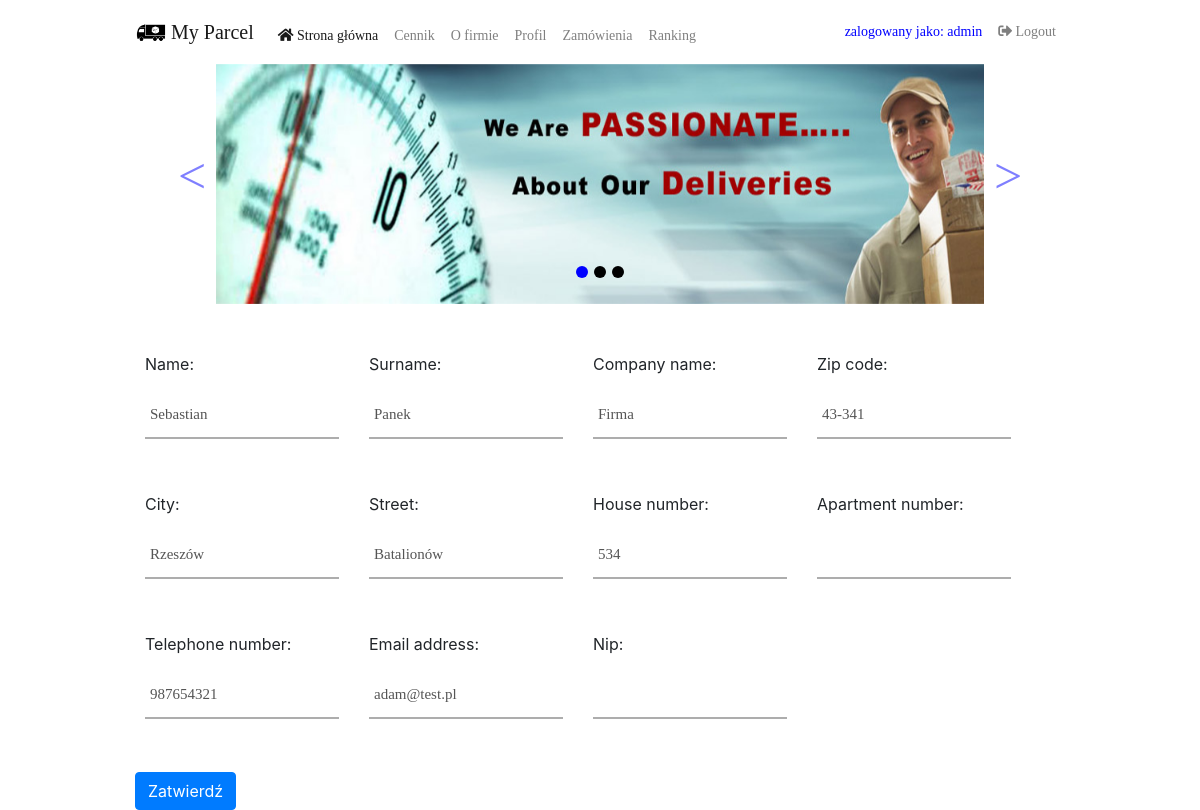
Screenshot of /profile-address/166/update/ (signed in) with the database file from the repository.
### order/models.py (models this page shows, shortened)
class Address(models.Model):
    name = models.CharField(max_length=90, validators=[name_validator()])
    surname = models.CharField(max_length=90, validators=[name_validator()])
    company_name = models.CharField(max_length=500, blank=True)  # isOptional
    zip_code = models.CharField(max_length=6, validators=[zip_code_validator()])  # Poland only
    city = models.CharField(max_length=350, validators=[name_validator()])
    street = models.CharField(max_length=350)
    house_number = models.IntegerField(validators=[MinValueValidator(0)])
    apartment_number = models.IntegerField(null=True, blank=True, validators=[MinValueValidator(0)])  # isOptional
    telephone_number = models.CharField(max_length=20, validators=[MinLengthValidator(9)])  # !!! READ DOC !!!
    email_address = models.EmailField(max_length=250)
    nip = models.CharField(null=True, blank=True, max_length=10,
                           validators=[MinLengthValidator(10), MaxLengthValidator(10)])  # !!! READ DOC !!!

### order/views.py (the view)
# urls.py: path('profile-address/<pk>/update/', views.ProfileAddressUpdateView.as_view(), name='profile_address_update'),
class ProfileAddressUpdateView(generic.UpdateView):
    template_name = 'order/create_profile_address.html'
    model = Address
    form_class = AddressForm
    success_url = reverse_lazy('order:profile')
    def dispatch(self, request, *args, **kwargs):
        if self.request.user.is_authenticated:
            get_profile = Profile.objects.get(user_id=self.request.user.id)
            obj = self.get_object()
            if obj.id != get_profile.address_id:
                return redirect('order:profile')
            return super(ProfileAddressUpdateView, self).dispatch(request, *args, **kwargs)
        return redirect('order:index')

### order/forms.py
class AddressForm(forms.ModelForm):
    class Meta:
        model = Address
        fields = '__all__'

### order/templates/order/create_profile_address.html (shortened to what this page needs)
{% extends 'order/base.html' %}
{% block body %}
    <br><br>
      <div class="container-fluid">
        <div class="row">
            <div class="col-lg-12">
                <div class="panel panel-default">
                    <div class="panel-body">
                        <form class="form-horizontal" action="" method="post" enctype="multipart/form-data">
                            <div class="form-row">
                                {% load widget_tweaks %}
                                {% for field in form %}
                                    <div class="form-group">
                                        <label class="control-label col-lg-12 col-sm-2"> {{ field.label_tag }}</label>
                                        <div class="col-lg-12 col-sm-10">
                                                   <div class="wrap-inputPaka">
                                            {{ field|add_class:"inputPaka" }}
											       <span class="focus-inputPaka" data-placeholder=""></span>
												   </div>
											</div>
											</div>
                                {% endfor %}
                            </div>
                            <button class="btn btn-primary" type="submit">Zatwierdź</button>
                        </form>
                    </div>
                </div>
            </div>
        </div>
    </div>
{% endblock %}

### order/templates/order/base.html (shortened to what this page needs)
<!DOCTYPE html>
<html lang="pl">
<head>
    {% load staticfiles %}
    <link rel="stylesheet" href="https://stackpath.bootstrapcdn.com/bootstrap/4.1.3/css/bootstrap.min.css"
>
    <link rel="stylesheet" href="https://use.fontawesome.com/releases/v5.5.0/css/all.css"
>
    <link rel="stylesheet" type="text/css" href="{% static 'order/style.css' %}"/>
</head>
<body>
<div class="container">
    <nav class="navbar navbar-expand-lg navbar-light" style="background-color: #ffffff;">
        <a class="navbar-brand" href="{% url 'order:index' %}">
            <img src="{% static 'order/images/logo.png' %}" width="30" height="30" class="d-inline-block align-top"
                 alt="">
            My Parcel</a>
        <div class="collapse navbar-collapse" id="navbarTogglerDemo03">
            <ul class="navbar-nav mr-auto mt-2 mt-lg-2">
                <li class="nav-item active">
                    <a class="nav-link" href="{% url 'order:index' %}"><i class="fas fa-home"></i> Strona główna </a>
                </li>
                <li class="nav-item">
                    <a class="nav-link" href="{% url 'order:pricing' %}">Cennik</a>
                </li>
                <li class="nav-item">
                    <a class="nav-link" href="{% url 'order:about' %}">O firmie</a>
                </li>
                {% if user.is_authenticated %}
                    <li class="nav-item">
                        <a class="nav-link" href="{% url 'order:profile' %}">Profil</a>
                    </li>
                    <li class="nav-item">
                        <a class="nav-link" href="{% url 'order:orders' %}">Zamówienia</a>
                    </li>
                {% endif %}
                <li class="nav-item">
                    <a class="nav-link" href="{% url 'order:ranking' %}">Ranking</a>
                </li>
            </ul>
            <ul class="navbar-nav ml-auto">
                <li class="nav-item">
                    {% if user.is_authenticated %}
                        <a class="nav-link" href="#"> <span
                                style="color: blue">zalogowany jako: {{ user.username }}</span></a>
                    {% endif %}
                </li>
                <li class="nav-item">
                    {% if user.is_authenticated %}
                        <a class="nav-link" href="{% url 'order:logout' %}"><span><i
                                class="fa fa-sign-out-alt"></i></span> Logout</a>
                    {% endif %}
            </ul>
        </div>
    </nav>
    {% block carousel %}
        <div id="carouselExampleIndicators" class="carousel slide" data-ride="carousel">
            <ol class="carousel-indicators">
                <li data-target="#carouselExampleIndicators" data-slide-to="0" class="active"></li>
                <li data-target="#carouselExampleIndicators" data-slide-to="1"></li>
                <li data-target="#carouselExampleIndicators" data-slide-to="2"></li>
            </ol>
            <div class="carousel-inner">
                <div class="carousel-item active">
                    <img class="d-block w-100" src="{% static 'order/images/slajd1.jpg' %}" alt="First slide">
                </div>
            </div>
            <a class="carousel-control-prev" href="#carouselExampleIndicators" role="button" data-slide="prev">
                <span class="carousel-control-prev-icon" aria-hidden="true"></span>
            </a>
            <a class="carousel-control-next" href="#carouselExampleIndicators" role="button" data-slide="next">
                <span class="carousel-control-next-icon" aria-hidden="true"></span>
            </a>
        </div>
    {% endblock %}
    {% block body %}
    {% endblock %}
</div>
</body>
</html>

### order/static/order/style.css (style rules this page uses)
.carousel-control-prev-icon, .carousel-control-next-icon { height: 100px; width: 100px; background-image: none; }
.carousel-control-next-icon:after { content: '>'; font-size: 50px; color: blue; }
.carousel-control-prev-icon:after { content: '<'; font-size: 50px; color: blue; }
.carousel-indicators li { border-radius: 12px; width: 12px; height: 12px; background-color: black; }
.carousel-indicators li.active { background-color: blue; }
.carousel-inner { width: 80%; max-height: 300px; margin: auto; }
.container { width: 80% !important; padding: 0; }
.inputPaka { font-family: Poppins-Regular; font-size: 15px; color: #555555; line-height: 1.2; display: block; width: 100%; height: 45px; background: transparent; padding: 0 5px; }
.focus-inputPaka { position: absolute; display: block; width: 100%; height: 100%; top: 0; left: 0; pointer-events: none; }
.focus-inputPaka::before { content: ""; display: block; position: absolute; bottom: -2px; left: 0; width: 0; height: 2px; -webkit-transition: all 0.4s; -o-transition: all 0.4s; -moz-transition: all 0.4s; transition: all 0.4s; background: blue; }
.wrap-inputPaka { width: 100%; position: relative; border-bottom: 2px solid #adadad; margin-bottom: 37px; }
input { outline: none; border: none; }
.focus-inputPaka::after { font-family: Poppins-Regular; font-size: 15px; color: #999999; line-height: 1.2; content: attr(data-placeholder); display: block; width: 100%; position: absolute; top: 16px; left: 0px; padding-left: 5px; -webkit-transition: all 0.4s; -o-transition: all 0.4s; -moz-transition: all 0.4s; transition: all 0.4s; }
button { outline: none !important; border: none; background: blue; }
a { font-family: Poppins-Regular; font-size: 14px; line-height: 1.7; color: #666666; margin: 0px; transition: all 0.4s; -webkit-transition: all 0.4s; -o-transition: all 0.4s; -moz-transition: all 0.4s; }
ul, li { margin: 0px; list-style-type: none; }

### rows the page displays
Address: form "Sebastian" "Panek" "Firma" "43-341" "Rzeszów" "Batalionów" "534" "987654321" "adam@test.pl"

### other values shown
{{ user.username }} "admin"
{{ field.label_tag }} "Name:" "Surname:" "Company name:" "Zip code:" "City:" "Street:" "House number:" "Apartment number:" "Telephone number:" "Email address:" "Nip:"
